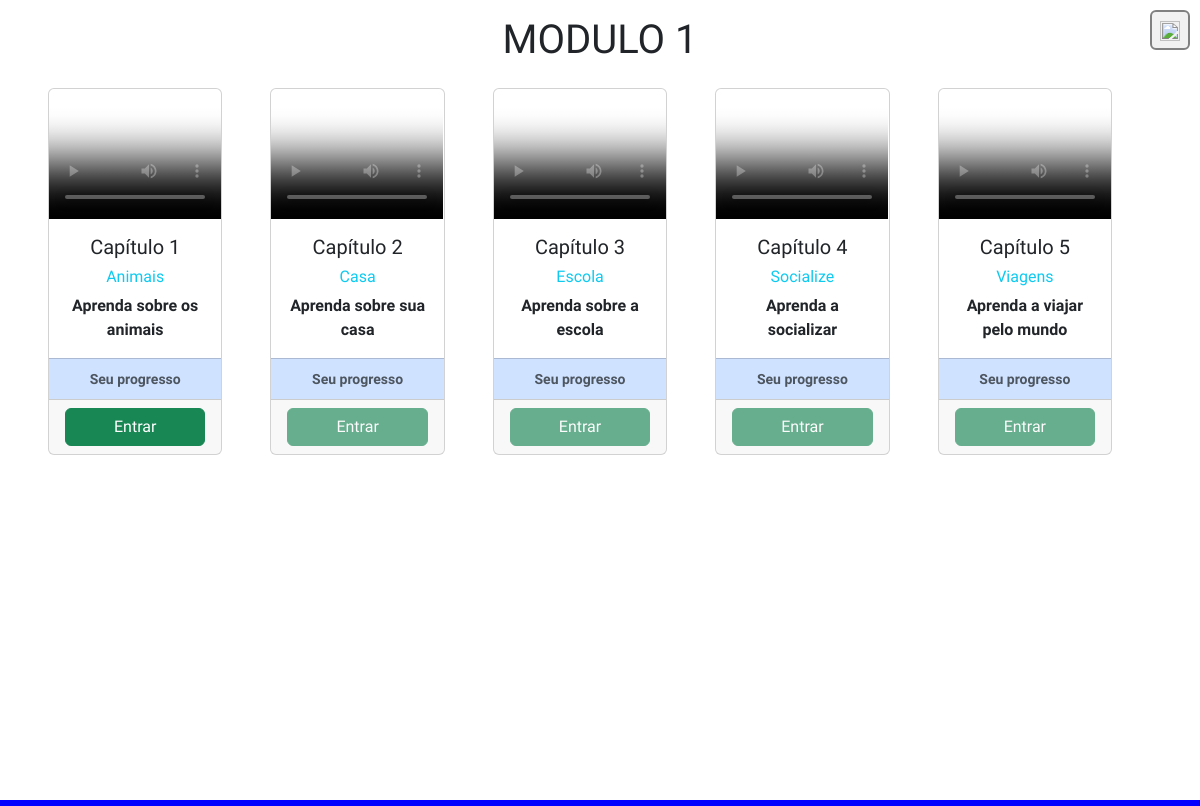
Page /modulo/1/ (signed in) on the committed database.
### main/models.py (models this page shows, shortened)
class Modulo(models.Model):
    numero = models.IntegerField(default=999)
    nome = models.CharField(max_length=255)
    descricao = models.CharField(max_length=255, default="null")
    video_explicativo = models.FileField(upload_to='uploads/videos/modulos', validators = [FileExtensionValidator(allowed_extensions=['mp4'])] )
    thumbnail = models.FileField(upload_to='uploads/thumbnails/modulos', validators = [FileExtensionValidator(allowed_extensions=['png', 'jpg', 'jpeg'])], null=True, blank=True)
    liberado = models.BooleanField(default=False)

class Capitulo(models.Model):
    numero = models.IntegerField(default=999)
    nome = models.CharField(max_length=255)
    descricao = models.CharField(max_length=255, default="null")
    video_explicativo = models.FileField(upload_to='uploads/videos/capitulos', validators = [FileExtensionValidator(allowed_extensions=['mp4'])] )
    thumbnail = models.FileField(upload_to='uploads/thumbnails/capitulos', validators = [FileExtensionValidator(allowed_extensions=['png', 'jpg', 'jpeg'])], null=True, blank=True)
    modulo = models.ForeignKey(Modulo, on_delete=models.CASCADE)
    liberado = models.BooleanField(default=False)

### main/views.py (the view)
# urls.py: path("modulo/<int:id_modulo>/", views.modulo, name='modulo'),
@login_required(login_url="/auth/login")
def modulo(request, id_modulo):
    modulo = get_object_or_404(Modulo, numero=id_modulo)
    capitulos = Capitulo.objects.filter(modulo=modulo)
    context = {
        'capitulos': capitulos,
        'modulo': modulo,
    }
    return render(request, 'modulo.html', context)

### main/templates/modulo.html (shortened to what this page needs)
{% extends "base.html" %}
{% load static %}
{% block conteudo %}
    <h1 class="text-center mb-4">MODULO {{ modulo.numero }}</h1>
    <div class="d-flex overflow-x-scroll">
        {% for capitulo in capitulos %}
            <div class="me-5 mb-3">
                <div class="card h-100">
                    <video controls class="card-img-top thumbnail" poster="../../media/{{ capitulo.thumbnail }}">
                        <source src="/media/{{ capitulo.video_explicativo }}" type="video/mp4">
                    </video>
                    <div class="card-body">
                        <h5 class="card-title text-center">Capítulo {{ capitulo.numero }}</h5>
                        <h6 class="card-title text-center text-info">{{ capitulo.nome }}</h6>
                        <p class="card-text text-center">{{ capitulo.descricao }}</p>
                    </div>
                    <div class="card-footer text-center bg-primary-subtle">
                        <small class="text-body-secondary">Seu progresso</small>
                    </div>
                    <div class="card-footer text-center">
                        <form action="{% url 'capitulo' capitulo.numero %}">
                            {% if capitulo.liberado %}
                                <button class="btn btn-success px-5">Entrar</button>
                            {% else %}
                                <button class="btn btn-success px-5 disabled">Entrar</button>
                            {% endif %}
                        </form>
                    </div>
                </div>
            </div>
        {% endfor %}
    </div>
{% endblock %}

### staticfiles/css/base.css (style rules this page uses)
.thumbnail { object-fit: cover; width: 300px; height: 300px; }
@media (max-width: 1399.98px) { .thumbnail { object-fit: cover; width: 100px; height: 130px; } }

### rows in the picture
Modulo: numero "1"
Capitulo: numero "1", nome "Animais", descricao "Aprenda sobre os animais", liberado "Entrar"
Capitulo: numero "2", nome "Casa", descricao "Aprenda sobre sua casa", liberado "Entrar"
Capitulo: numero "3", nome "Escola", descricao "Aprenda sobre a escola", liberado "Entrar"
Capitulo: numero "4", nome "Socialize", descricao "Aprenda a socializar", liberado "Entrar"
Capitulo: numero "5", nome "Viagens", descricao "Aprenda a viajar pelo mundo", liberado "Entrar"
